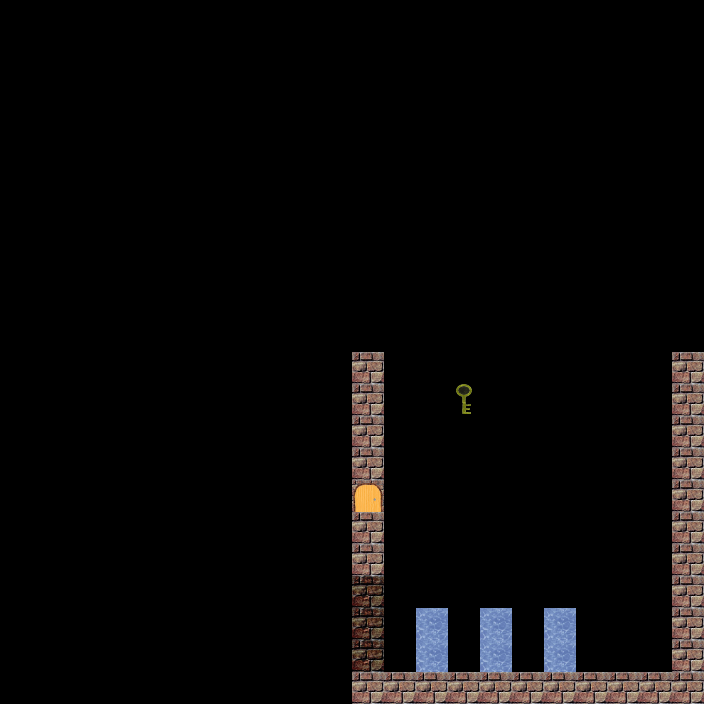

A level layout from a 2D game, rendered from its tile map. Below: a short description, then the map file with tile-grid data replaced by summaries:
An orthogonal 22x22 tile map with 32x32 px tiles, 1 tile layer (Tile Layer 1), 1 hidden layer not drawn.

<map version="1.0" orientation="orthogonal" renderorder="right-down" width="22" height="22" tilewidth="32" tileheight="32">
 <tileset firstgid="1" name="tiles" tilewidth="32" tileheight="32">
  <image source="../data/tex/tiles.png" width="128" height="96" />
 </tileset>
 <layer name="Tile Layer 1" width="22" height="22">
  <data>[484 cells, 38 non-empty, 5 distinct tile ids]</data>
 </layer>
 <layer name="Tile Layer 2" width="22" height="22" visible="0">
  <data>[484 cells, 41 non-empty, 2 distinct tile ids]</data>
 </layer>
</map>